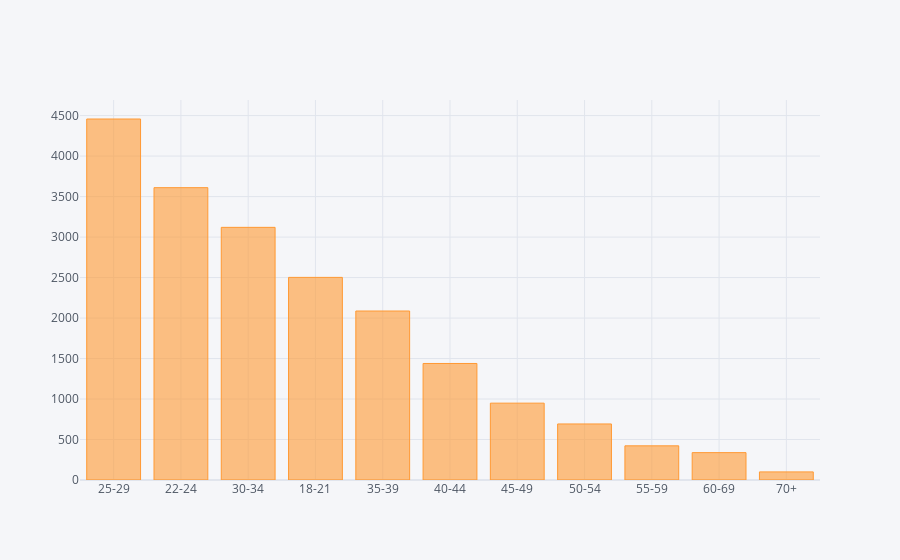

Write notebook code for a chart like this one.
### Markdown cell above
## Age groups

### Code cell
mcr2['Q1'].value_counts().iplot(kind='bar')

### Figure 1 — Plotly figure (JSON) as saved in the notebook; plotly's stock layout.template omitted (floating-point values rounded to 4 significant figures)
{"data": [{"marker": {"color": "rgba(255, 153, 51, 0.6)", "line": {"color": "rgba(255, 153, 51, 1.0)", "width": 1}}, "name": "Q1", "orientation": "v", "text": "", "type": "bar", "x": ["25-29", "22-24", "30-34", "18-21", "35-39", "40-44", "45-49", "50-54", "55-59", "60-69", "70+"], "y": [4458, 3610, 3120, 2502, 2087, 1439, 949, 692, 422, 338, 100]}], "layout": {"legend": {"bgcolor": "#F5F6F9", "font": {"color": "#4D5663"}}, "paper_bgcolor": "#F5F6F9", "plot_bgcolor": "#F5F6F9", "title": {"font": {"color": "#4D5663"}}, "xaxis": {"gridcolor": "#E1E5ED", "showgrid": true, "tickfont": {"color": "#4D5663"}, "title": {"font": {"color": "#4D5663"}, "text": ""}, "zerolinecolor": "#E1E5ED"}, "yaxis": {"gridcolor": "#E1E5ED", "showgrid": true, "tickfont": {"color": "#4D5663"}, "title": {"font": {"color": "#4D5663"}, "text": ""}, "zerolinecolor": "#E1E5ED"}}}
